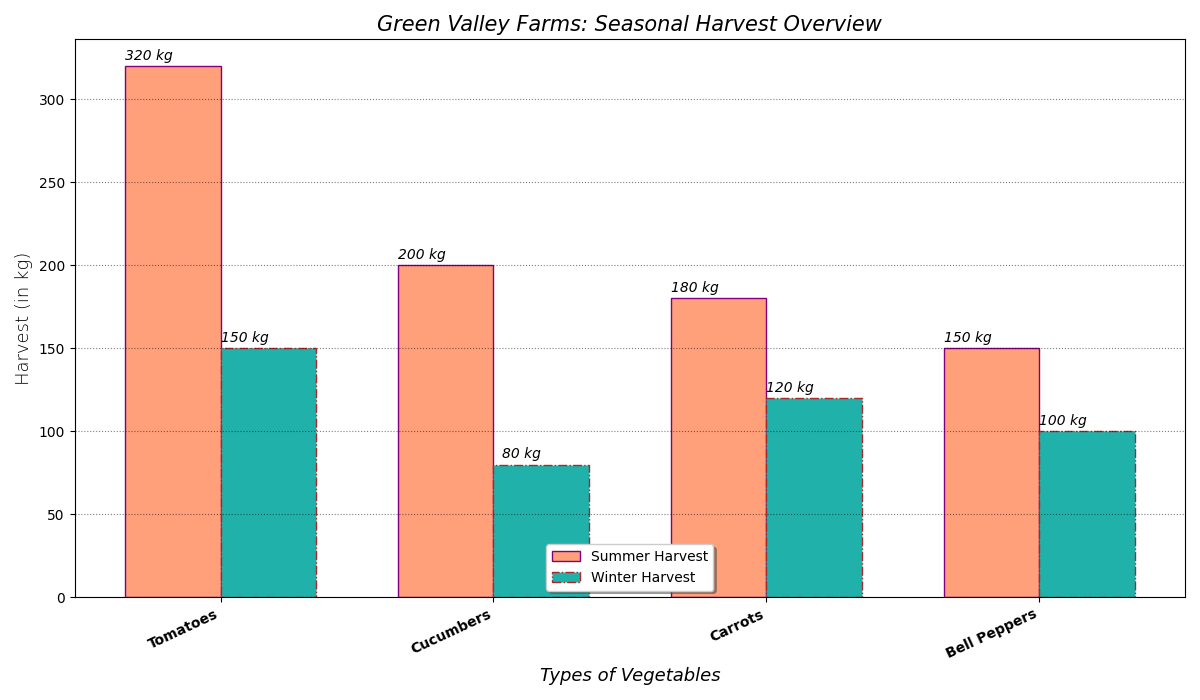

Python code for this plot:
import matplotlib.pyplot as plt
import numpy as np

veggie_types = ['Tomatoes', 'Cucumbers', 'Carrots', 'Bell Peppers']
summer_harvest = [320, 200, 180, 150]
winter_harvest = [150, 80, 120, 100]

combined_data = list(zip(veggie_types, summer_harvest, winter_harvest))
combined_data.sort(key=lambda x: x[1], reverse=True)

sorted_veggie_types, sorted_summer_harvest, sorted_winter_harvest = zip(*combined_data)

x_positions = np.arange(len(sorted_veggie_types))
bar_width = 0.35

fig, ax = plt.subplots(figsize=(12, 7))

# Changed styles for the bars
bars_summer = ax.bar(x_positions - bar_width / 2, sorted_summer_harvest, bar_width, label='Summer Harvest', color='#FFA07A', linestyle='-', edgecolor='purple')
bars_winter = ax.bar(x_positions + bar_width / 2, sorted_winter_harvest, bar_width, label='Winter Harvest', color='#20B2AA', linestyle='-.', edgecolor='brown')

for bar in bars_summer + bars_winter:
    height = bar.get_height()
    ax.text(bar.get_x() + bar.get_width() / 2, height + 2, f'{height} kg', ha='right', va='bottom', fontsize=10, fontstyle='italic')

ax.set_xlabel('Types of Vegetables', fontsize=13, fontstyle='italic')
ax.set_ylabel('Harvest (in kg)', fontsize=13, fontweight='light')
ax.set_title('Green Valley Farms: Seasonal Harvest Overview', fontsize=15, fontstyle='oblique')
ax.set_xticks(x_positions)
ax.set_xticklabels(sorted_veggie_types, rotation=25, ha='right', fontsize=10, weight='bold')
ax.yaxis.grid(True, linestyle=':', which='major', color='black', alpha=0.5)
ax.legend(loc='lower center', fontsize=10, shadow=True)
plt.tight_layout()
plt.show()
